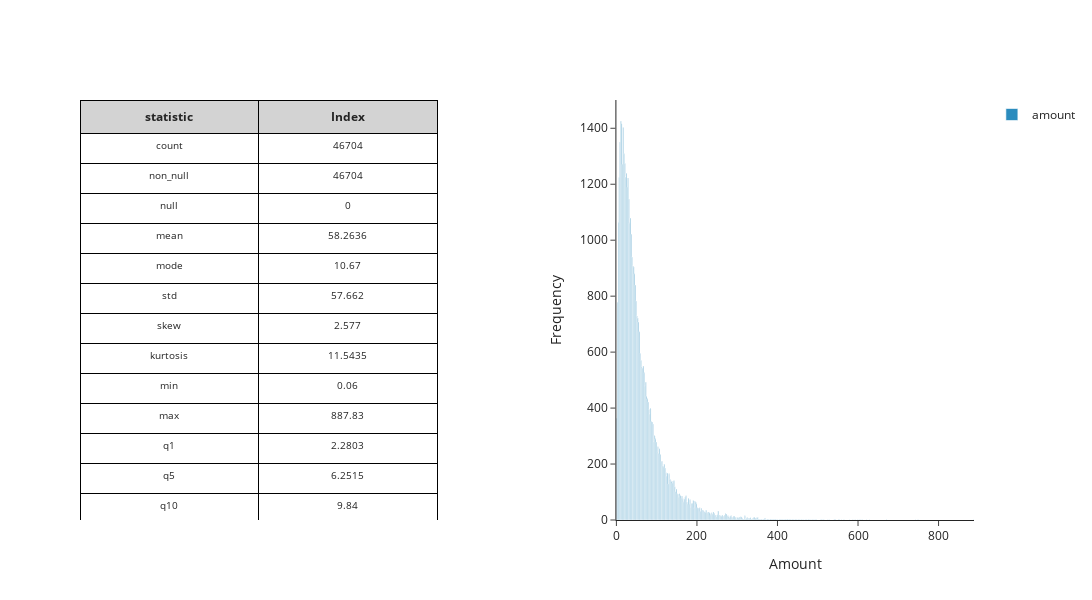

Here is the notebook cell this chart was saved with:
### Markdown cell above
### amount

### Code cell
stat_df = mk.distribution_statistics_table(transactions_df, None, 'amount')
fig = mk.create_histogram_plotly(transactions_df, 'amount')
mk.stack_plotly_figure_with_dataframe(stat_df, fig)

### Figure 1 — Plotly figure (JSON) as saved in the notebook; plotly's stock layout.template omitted (floating-point values rounded to 4 significant figures; data arrays with more than 128 entries replaced by an {"elided": "..."} marker saying what was removed)
{"data": [{"cells": {"align": "center", "fill": {"color": "white"}, "font": {"size": 10}, "height": 30, "line": {"color": "black"}, "values": [["count", "non_null", "null", "mean", "mode", "std", "skew", "kurtosis", "min", "max", "q1", "q5", "q10", "q15", "q20", "q25", "q30", "q35", "q40", "q45", "q50", "q55", "q60", "q65", "q70", "q75", "q80", "q85", "q90", "q95", "q99"], [46704, 46704, 0, 58.26, 10.67, 57.66, 2.577, 11.54, 0.06, 887.8, 2.28, 6.252, 9.84, 13.11, 16.62, 20.1, 23.86, 27.64, 31.62, 35.94, 40.78, 45.97, 51.89, 58.64, 67, 76.54, 88.43, 104.6, 128.1, 171.1, 275.0]]}, "columnwidth": [0.5, 0.5], "domain": {"x": [0, 0.4], "y": [0, 1]}, "header": {"align": "center", "fill": {"color": "lightgrey"}, "font": {"size": 12}, "line": {"color": "black"}, "values": ["<b>statistic</b>", "<b>Index</b>"]}, "type": "table"}, {"hovertemplate": "Value: %{x}<br>Frequency: %{y}<extra></extra>", "marker": {"color": "#2b8cbe"}, "name": "amount", "type": "histogram", "x": {"elided": "46704 float values"}}], "layout": {"height": 600, "showlegend": true, "title": {"text": ""}, "width": 1200, "xaxis": {"anchor": "y", "domain": [0.6, 1], "title": {"text": "Amount"}}, "yaxis": {"anchor": "x", "domain": [0, 1], "title": {"text": "Frequency"}}}}
